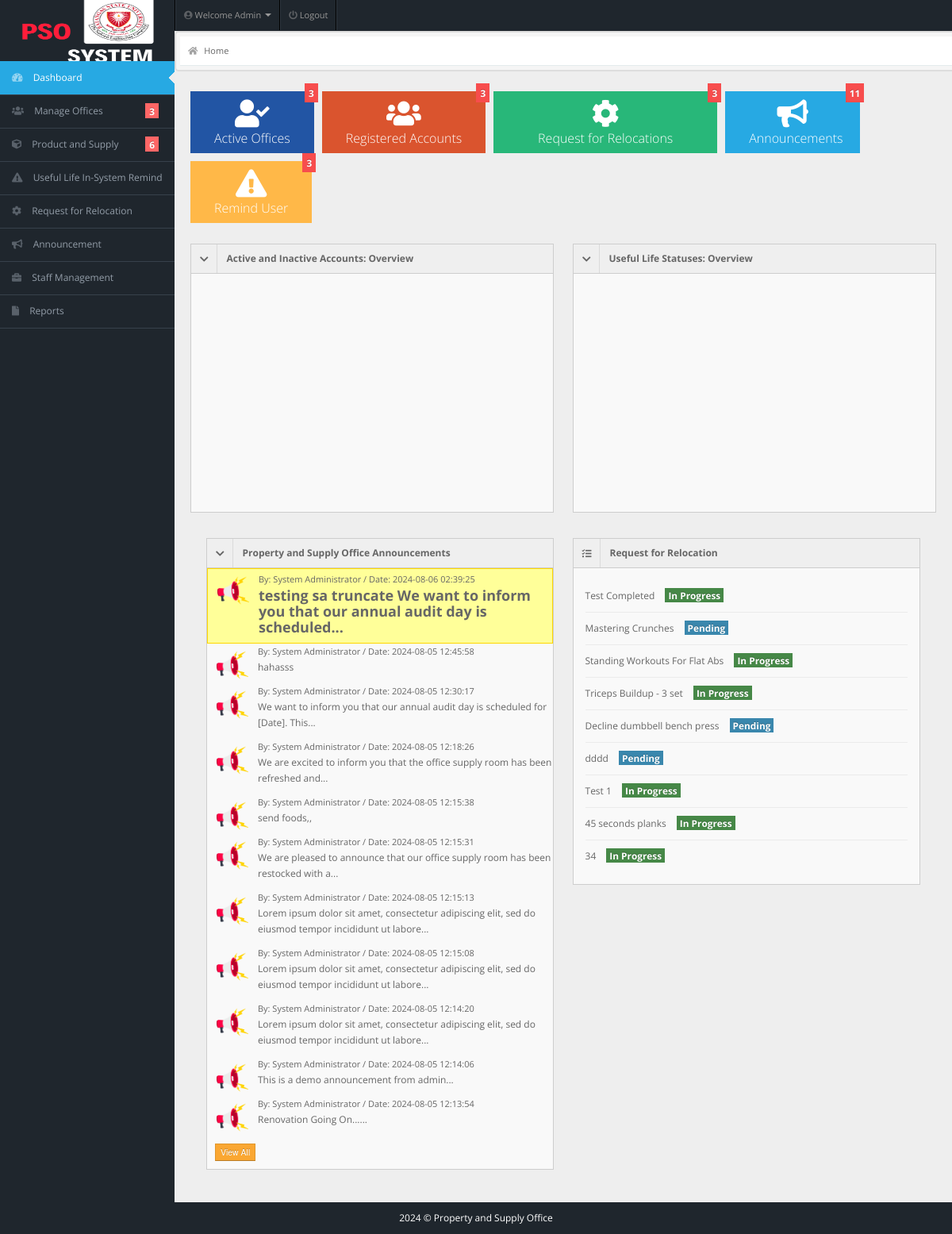
Before: /admin/index.php (signed in) with the older database file.
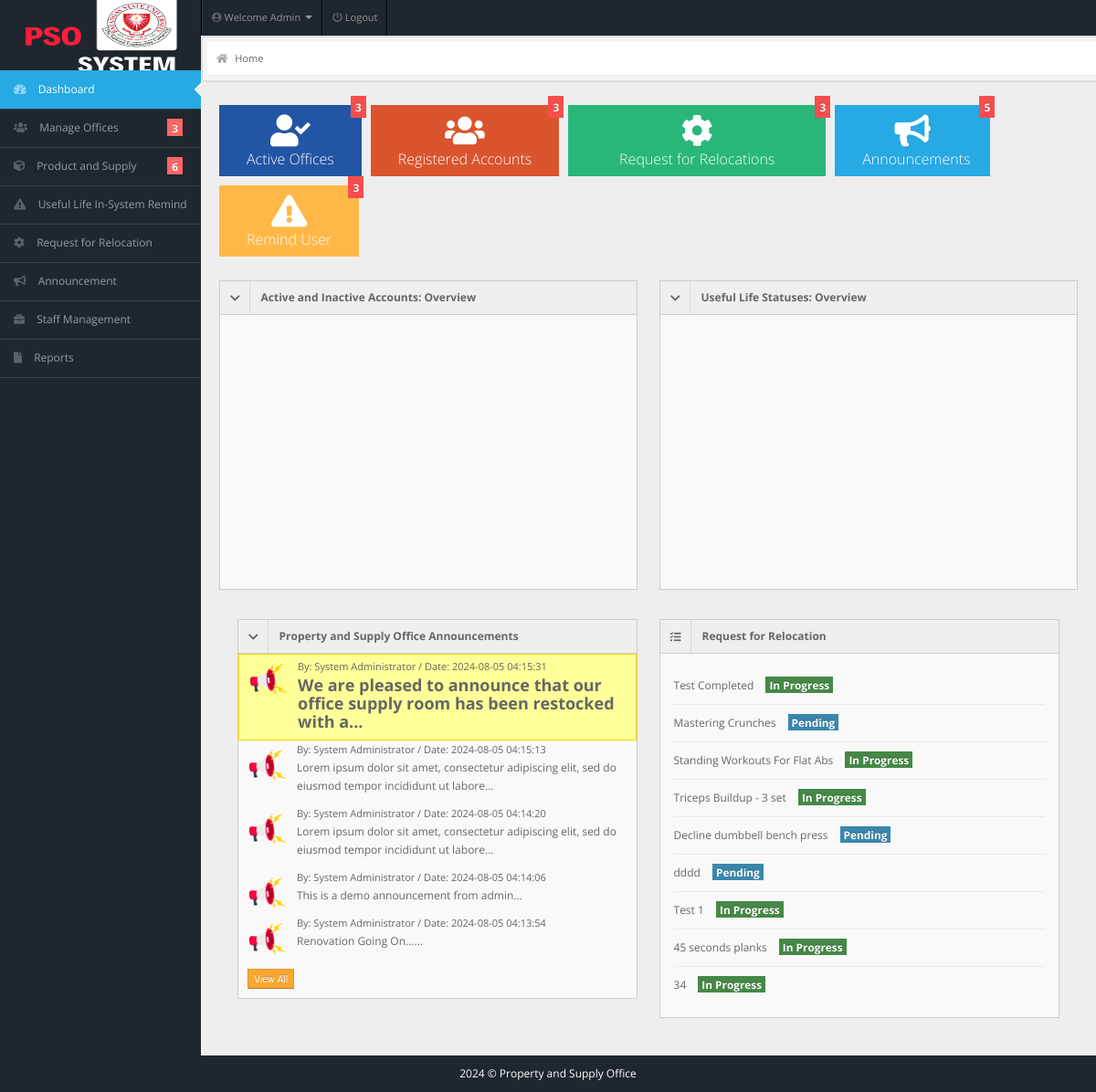
After: the same page with the newer database file.
### tables this page shows
CREATE TABLE IF NOT EXISTS `announcements` (
  `id` int NOT NULL AUTO_INCREMENT,
  `toWho` varchar(255) NOT NULL,
  `subject` varchar(255) NOT NULL,
  `message` varchar(1000) NOT NULL,
  `date` timestamp NOT NULL,
  PRIMARY KEY (`id`)
);

CREATE TABLE IF NOT EXISTS `todo` (
  `id` int NOT NULL AUTO_INCREMENT,
  `task_status` varchar(50) NOT NULL,
  `task_desc` varchar(30) NOT NULL,
  `user_id` int NOT NULL,
  PRIMARY KEY (`id`),
  KEY `user_id` (`user_id`)
);

### admin/index.php (the view, shortened to what the changed rows need)
<!DOCTYPE html>
<html lang="en">
<head>
  <link rel="stylesheet" href="../css/bootstrap.min.css" />
  <link rel="stylesheet" href="../css/bootstrap-responsive.min.css" />
  <link rel="stylesheet" href="../css/fullcalendar.css" />
  <link rel="stylesheet" href="../css/matrix-style.css" />
  <link rel="stylesheet" href="../css/matrix-media.css" />
  <link href="../font-awesome/css/all.css" rel="stylesheet" />
  <link href="../font-awesome/css/fontawesome.css" rel="stylesheet" />
  <link rel="stylesheet" href="../css/jquery.gritter.css" />
</head>
<body>
  <div id="content">
    <div class="container-fluid">
      <div class="quick-actions_homepage">
        <ul class="quick-actions">
          <li class="bg_lb span2"> <a href="manage-announcement.php" style="font-size: 16px;"> <i
                class="fas fa-bullhorn"></i><span
                class="label label-important"><?php include 'actions/count-announcements.php' ?></span> Announcements
            </a> </li>
        </ul>
      </div>
      <div class="container-fluid" style="margin-top: -20px;">
        <div class="row-fluid">
          <div class="span6 custom-container">
            <div class="widget-box">
              <div class="widget-content nopadding collapse in" id="collapseG2">
                <?php
                include "../dbcon.php";
                $one_week_ago = date('Y-m-d', strtotime('-1 week'));
                $qry = "SELECT * FROM announcements WHERE date >= '$one_week_ago' ORDER BY date DESC";
                $result = mysqli_query($con, $qry);
                $count = 0;
                while ($row = mysqli_fetch_array($result)) {
                  $count++;
                  $class = ($count == 1) ? 'highlight' : '';
                  echo "<div class='article-post $class'>";
                  $messageStyle = ($class == 'highlight') ? 'font-weight: bold;' : '';
                  $message = implode(' ', array_slice(explode(' ', $row['message']), 0, 15));
                  $message = strlen($row['message']) > 15 ? $message . "..." : $message;
                  echo "<div class='user-thumb' style='float: left; margin-right: 10px;'>";
                  echo "<img class='img-responsive zoom-img' width='50' height='50' alt='Alert' src='../img/icons/announcement.png'> ";
                  echo "</div>";
                  echo "<div style='overflow: hidden;'>";
                  echo "<span class='user-info'> By: System Administrator / Date: " . $row['date'] . " </span>";
                  echo "<p><a href='view-announcement.php?id=" . $row['id'] . "' style='$messageStyle'>" . $message . "</a> </p>";
                  echo "</div>";
                  echo "</div>";
                }
                ?>
              </div>
            </div>
          </div>
          <div class="span6 custom-container">
            <div class="widget-box">
              <div class="widget-content">
                <div class="todo">
                  <ul>
                    <?php
                    include "dbcon.php";
                    $qry = "SELECT * FROM todo";
                    $result = mysqli_query($con, $qry);
                    while ($row = mysqli_fetch_array($result)) { ?>
                      <li class='clearfix'>
                        <div class='txt'> <?php echo $row["task_desc"] ?>   <?php if ($row["task_status"] == "Pending") {
                                echo '<span class="by label label-info">Pending</span>';
                              } else {
                                echo '<span class="by label label-success">In Progress</span>';
                              } ?></div>
                      <?php }
                    echo "</li>";
                    echo "</ul>";
                    ?>
                </div>
              </div>
            </div>
          </div>
        </div>
      </div>
    </div>
  </div>
</body>
</html>

### admin/actions/count-announcements.php (shortened to what the changed rows need)
<?php
$servername="localhost";
$uname="root";
$pass="";
$db="pso_inventory";
$conn=mysqli_connect($servername,$uname,$pass,$db);
$sql = "SELECT * FROM announcements";
                $query = $conn->query($sql);
                echo "$query->num_rows";
?>

Changed rows visible on the page:
removed announcements: date "2024-08-06 02:39:25", message "testing sa truncate We want to inform you that our annual audit day is scheduled..."
removed announcements: date "2024-08-05 12:45:58", message "hahasss"
removed announcements: date "2024-08-05 12:30:17", message "We want to inform you that our annual audit day is scheduled for [Date]. This..."
removed announcements: date "2024-08-05 12:18:26", message "We are excited to inform you that the office supply room has been refreshed and..."
removed announcements: date "2024-08-05 12:15:38", message "send foods,,"
removed announcements: date "2024-08-05 12:15:31", message "We are pleased to announce that our office supply room has been restocked with a..."
removed announcements: date "2024-08-05 12:15:13", message "Lorem ipsum dolor sit amet, consectetur adipiscing elit, sed do eiusmod tempor incididunt ut labore..."
removed announcements: date "2024-08-05 12:15:08", message "Lorem ipsum dolor sit amet, consectetur adipiscing elit, sed do eiusmod tempor incididunt ut labore..."
removed announcements: date "2024-08-05 12:14:20", message "Lorem ipsum dolor sit amet, consectetur adipiscing elit, sed do eiusmod tempor incididunt ut labore..."
removed announcements: date "2024-08-05 12:14:06", message "This is a demo announcement from admin..."
removed announcements: date "2024-08-05 12:13:54", message "Renovation Going On......"
added announcements: date "2024-08-05 04:15:31", message "We are pleased to announce that our office supply room has been restocked with a..."
added announcements: date "2024-08-05 04:15:13", message "Lorem ipsum dolor sit amet, consectetur adipiscing elit, sed do eiusmod tempor incididunt ut labore..."
added announcements: date "2024-08-05 04:14:20", message "Lorem ipsum dolor sit amet, consectetur adipiscing elit, sed do eiusmod tempor incididunt ut labore..."
added announcements: date "2024-08-05 04:14:06", message "This is a demo announcement from admin..."
added announcements: date "2024-08-05 04:13:54", message "Renovation Going On......"
Other visible differences:
$query->num_rows: "11" → "5"
